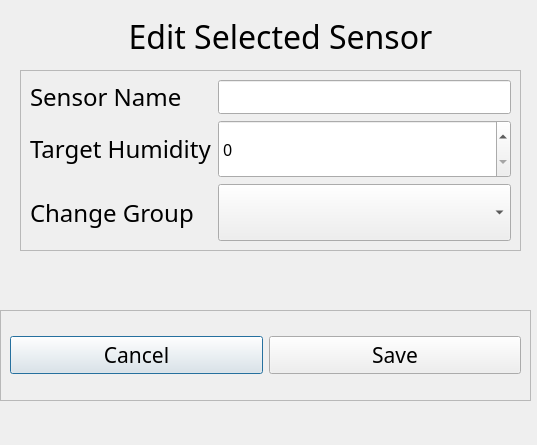
<?xml version="1.0" encoding="UTF-8"?>
<ui version="4.0">
 <class>Dialog</class>
 <widget class="QDialog" name="Dialog">
  <property name="geometry">
   <rect>
    <x>0</x>
    <y>0</y>
    <width>537</width>
    <height>445</height>
   </rect>
  </property>
  <property name="windowTitle">
   <string>Dialog</string>
  </property>
  <widget class="QLabel" name="label">
   <property name="geometry">
    <rect>
     <x>100</x>
     <y>10</y>
     <width>361</width>
     <height>52</height>
    </rect>
   </property>
   <property name="sizePolicy">
    <sizepolicy hsizetype="Preferred" vsizetype="Fixed">
     <horstretch>0</horstretch>
     <verstretch>0</verstretch>
    </sizepolicy>
   </property>
   <property name="font">
    <font>
     <family>Microsoft YaHei UI Light</family>
     <pointsize>24</pointsize>
    </font>
   </property>
   <property name="text">
    <string>Edit Selected Sensor</string>
   </property>
   <property name="alignment">
    <set>Qt::AlignCenter</set>
   </property>
  </widget>
  <widget class="QFrame" name="frame">
   <property name="geometry">
    <rect>
     <x>20</x>
     <y>70</y>
     <width>501</width>
     <height>181</height>
    </rect>
   </property>
   <property name="frameShape">
    <enum>QFrame::StyledPanel</enum>
   </property>
   <property name="frameShadow">
    <enum>QFrame::Raised</enum>
   </property>
   <layout class="QFormLayout" name="formLayout">
    <item row="1" column="0">
     <widget class="QLabel" name="label_6">
      <property name="sizePolicy">
       <sizepolicy hsizetype="Preferred" vsizetype="Preferred">
        <horstretch>0</horstretch>
        <verstretch>10</verstretch>
       </sizepolicy>
      </property>
      <property name="font">
       <font>
        <family>Microsoft YaHei UI Light</family>
        <pointsize>18</pointsize>
       </font>
      </property>
      <property name="text">
       <string>Target Humidity</string>
      </property>
     </widget>
    </item>
    <item row="1" column="1">
     <widget class="QSpinBox" name="editTargetHumiditySpinBox">
      <property name="sizePolicy">
       <sizepolicy hsizetype="Minimum" vsizetype="Expanding">
        <horstretch>0</horstretch>
        <verstretch>0</verstretch>
       </sizepolicy>
      </property>
      <property name="font">
       <font>
        <family>Microsoft YaHei UI Light</family>
        <pointsize>12</pointsize>
       </font>
      </property>
     </widget>
    </item>
    <item row="2" column="0">
     <widget class="QLabel" name="label_7">
      <property name="sizePolicy">
       <sizepolicy hsizetype="Preferred" vsizetype="Preferred">
        <horstretch>0</horstretch>
        <verstretch>10</verstretch>
       </sizepolicy>
      </property>
      <property name="font">
       <font>
        <family>Microsoft YaHei UI Light</family>
        <pointsize>18</pointsize>
       </font>
      </property>
      <property name="text">
       <string>Change Group</string>
      </property>
     </widget>
    </item>
    <item row="2" column="1">
     <widget class="QComboBox" name="assignGroupDropdown">
      <property name="sizePolicy">
       <sizepolicy hsizetype="Preferred" vsizetype="Preferred">
        <horstretch>0</horstretch>
        <verstretch>0</verstretch>
       </sizepolicy>
      </property>
     </widget>
    </item>
    <item row="0" column="0">
     <widget class="QLabel" name="label_5">
      <property name="font">
       <font>
        <family>Microsoft YaHei UI Light</family>
        <pointsize>18</pointsize>
       </font>
      </property>
      <property name="text">
       <string>Sensor Name</string>
      </property>
     </widget>
    </item>
    <item row="0" column="1">
     <widget class="QLineEdit" name="editSensorName">
      <property name="sizePolicy">
       <sizepolicy hsizetype="Expanding" vsizetype="Preferred">
        <horstretch>0</horstretch>
        <verstretch>0</verstretch>
       </sizepolicy>
      </property>
      <property name="font">
       <font>
        <family>Microsoft YaHei UI Light</family>
        <pointsize>12</pointsize>
       </font>
      </property>
      <property name="alignment">
       <set>Qt::AlignCenter</set>
      </property>
     </widget>
    </item>
   </layout>
  </widget>
  <widget class="QFrame" name="frame_2">
   <property name="geometry">
    <rect>
     <x>0</x>
     <y>310</y>
     <width>531</width>
     <height>91</height>
    </rect>
   </property>
   <property name="frameShape">
    <enum>QFrame::StyledPanel</enum>
   </property>
   <property name="frameShadow">
    <enum>QFrame::Raised</enum>
   </property>
   <layout class="QHBoxLayout" name="horizontalLayout">
    <item>
     <widget class="QPushButton" name="editSensorCancel">
      <property name="font">
       <font>
        <family>Microsoft YaHei UI Light</family>
        <pointsize>16</pointsize>
       </font>
      </property>
      <property name="text">
       <string>Cancel</string>
      </property>
     </widget>
    </item>
    <item>
     <widget class="QPushButton" name="editSensorSave">
      <property name="font">
       <font>
        <family>Microsoft YaHei UI Light</family>
        <pointsize>16</pointsize>
       </font>
      </property>
      <property name="text">
       <string>Save</string>
      </property>
     </widget>
    </item>
   </layout>
  </widget>
 </widget>
 <resources/>
 <connections/>
</ui>
